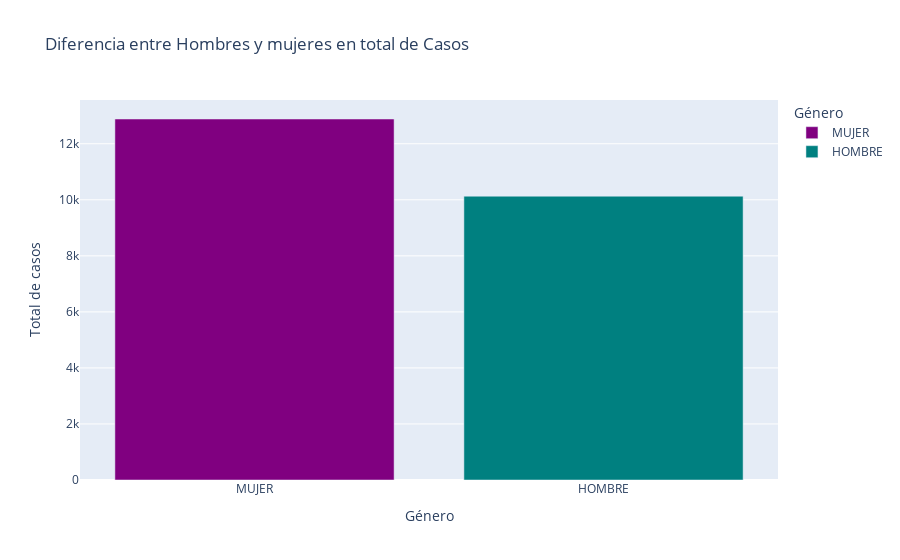

The notebook cell this image was saved under:
### Code cell
# Crear gráfico de barras
fig = px.bar(df_total_sexo, x='SEXO_DESC', y="Total_Casos", color='SEXO_DESC',
             title='Diferencia entre Hombres y mujeres en total de Casos',
             labels={'count': 'Total de casos', 'SEXO_DESC': 'Género', "Total_Casos" : "Total de casos"},
             color_discrete_sequence=['purple', 'teal'])

# Mostrar el gráfico interactivo
fig.show()

### Figure 1 — Plotly figure (JSON) as saved in the notebook; plotly's stock layout.template omitted (floating-point values rounded to 4 significant figures)
{"data": [{"alignmentgroup": "True", "hovertemplate": "Género=%{x}<br>Total de casos=%{y}<extra></extra>", "legendgroup": "MUJER", "marker": {"color": "purple", "pattern": {"shape": ""}}, "name": "MUJER", "offsetgroup": "MUJER", "orientation": "v", "showlegend": true, "textposition": "auto", "type": "bar", "x": ["MUJER"], "xaxis": "x", "y": [12884], "yaxis": "y"}, {"alignmentgroup": "True", "hovertemplate": "Género=%{x}<br>Total de casos=%{y}<extra></extra>", "legendgroup": "HOMBRE", "marker": {"color": "teal", "pattern": {"shape": ""}}, "name": "HOMBRE", "offsetgroup": "HOMBRE", "orientation": "v", "showlegend": true, "textposition": "auto", "type": "bar", "x": ["HOMBRE"], "xaxis": "x", "y": [10129], "yaxis": "y"}], "layout": {"barmode": "relative", "legend": {"title": {"text": "Género"}, "tracegroupgap": 0}, "title": {"text": "Diferencia entre Hombres y mujeres en total de Casos"}, "xaxis": {"anchor": "y", "categoryarray": ["MUJER", "HOMBRE"], "categoryorder": "array", "domain": [0, 1], "title": {"text": "Género"}}, "yaxis": {"anchor": "x", "domain": [0, 1], "title": {"text": "Total de casos"}}}}
